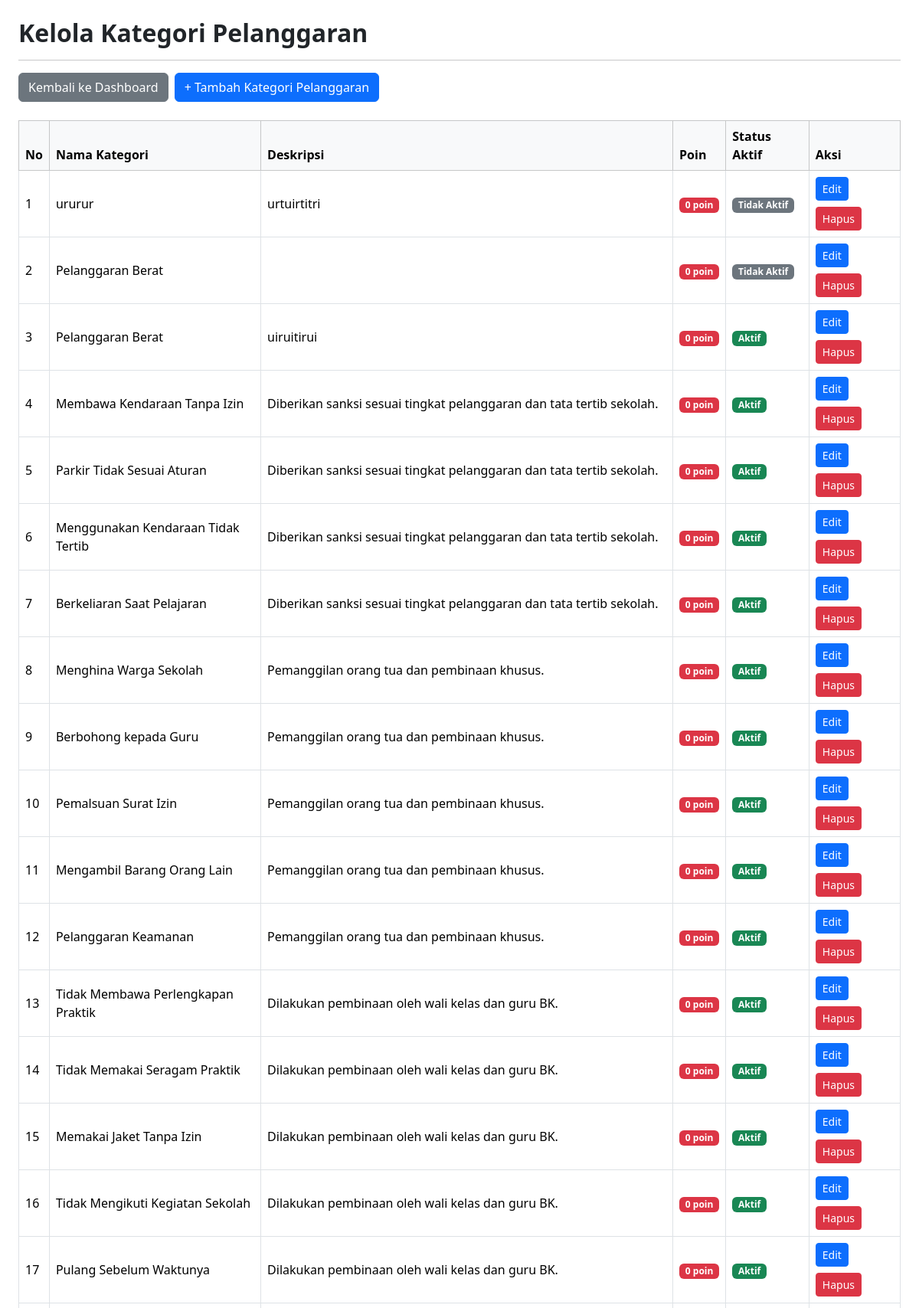
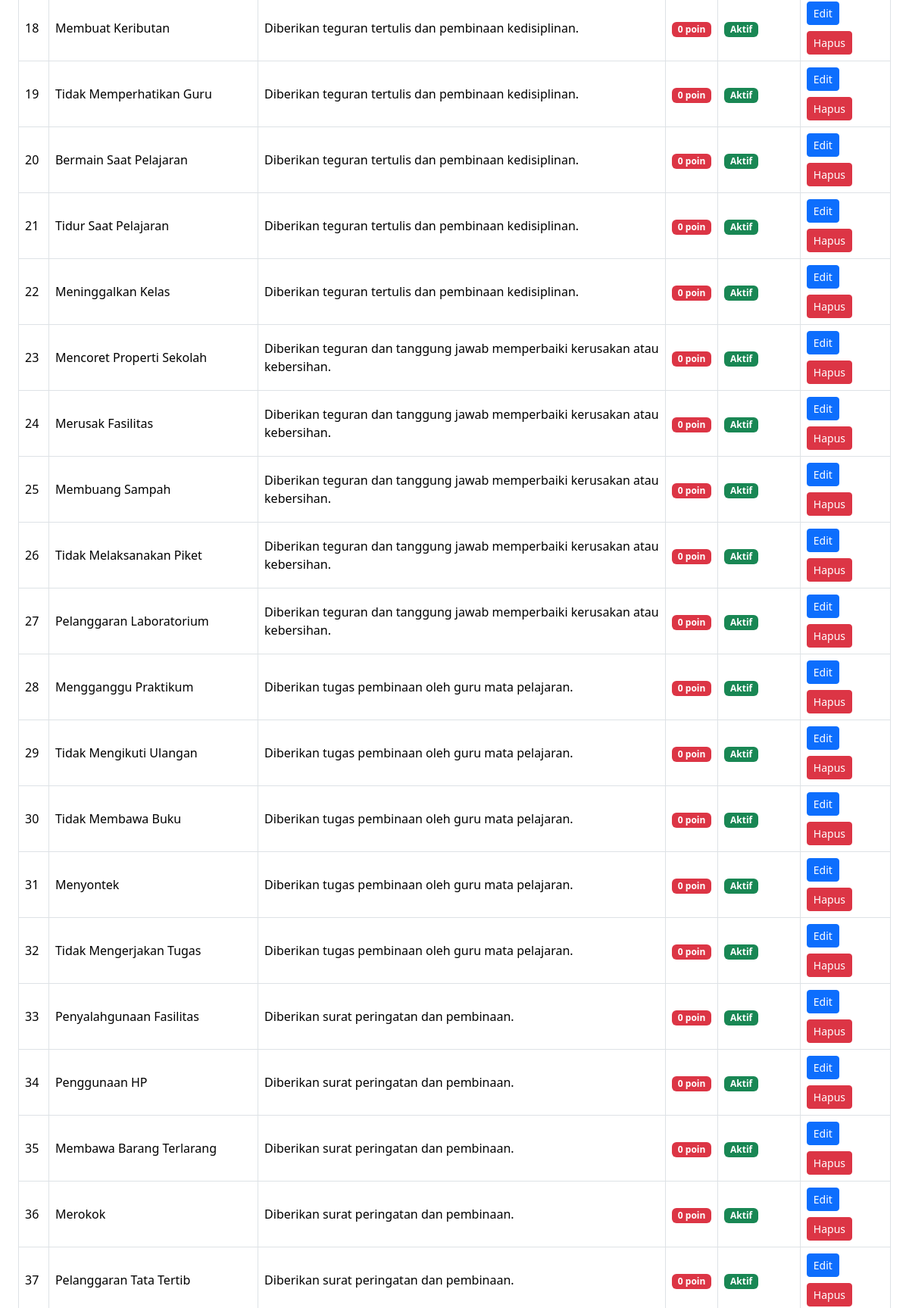
The page /kelola_kategori_pelanggaran.php (signed in, upper part) on the database its author committed (2 pictures, top to bottom).
### tables this page shows
CREATE TABLE `t_pelanggaran_kategori` (
  `id` int(11) NOT NULL,
  `nama` varchar(100) NOT NULL,
  `deskripsi` text NOT NULL,
  `status_aktif` tinyint(1) NOT NULL,
  `created_at` timestamp NOT NULL DEFAULT current_timestamp(),
  `updated_at` timestamp NOT NULL DEFAULT current_timestamp()
);

### kelola_kategori_pelanggaran.php (the view, shortened to what this page needs)
<?php
include 'config/koneksi.php';
$embed = isset($_GET['embed']) && $_GET['embed'] === '1';
$sql = "SELECT * FROM t_pelanggaran_kategori ORDER BY id DESC";
$query = mysqli_query($koneksi, $sql);
function e($value) {
    return htmlspecialchars((string) $value, ENT_QUOTES, 'UTF-8');
}
?>
<?php if (!$embed): ?>
<!DOCTYPE html>
<html lang="id">
<head>
    <link href="https://cdn.jsdelivr.net/npm/bootstrap@5.3.3/dist/css/bootstrap.min.css" rel="stylesheet">
    <link href="https://cdn.datatables.net/2.3.4/css/dataTables.bootstrap5.min.css" rel="stylesheet">
</head>
<body>
<?php else: ?>
<link href="https://cdn.datatables.net/2.3.4/css/dataTables.bootstrap5.min.css" rel="stylesheet">
<?php endif; ?>
<div class="container-fluid p-3 p-md-4 bg-white">
    <h2 class="fw-bold mb-3">Kelola Kategori Pelanggaran</h2>
    <hr>
    <div class="d-flex flex-wrap gap-2 mb-4">
        <a href="dashboard.php?embed=1"
           class="btn btn-secondary"
           onclick="return kembaliDashboard(event)">
            Kembali ke Dashboard
        </a>
        <a href="tambah_kategori_pelanggaran.php<?= $embed ? '?embed=1' : '' ?>"
           class="btn btn-primary">
            + Tambah Kategori Pelanggaran
        </a>
    </div>
    <div class="table-responsive">
        <table id="tabelKategoriPelanggaran"
               class="table table-bordered table-hover align-middle w-100">
            <thead class="table-light">
                <tr>
                    <th>No</th>
                    <th>Nama Kategori</th>
                    <th>Deskripsi</th>
                    <th>Poin</th>
                    <th>Status Aktif</th>
                    <th>Aksi</th>
                </tr>
            </thead>
            <tbody>
                <?php
                $no = 1;
                if (mysqli_num_rows($query) > 0):
                    while ($data = mysqli_fetch_assoc($query)):
                ?>
                    <tr>
                        <td><?= $no++ ?></td>
                        <td><?= e($data['nama'] ?? '') ?></td>
                        <td><?= e($data['deskripsi'] ?? '') ?></td>
                        <td><span class="badge text-bg-danger"><?= (int)($data['poin'] ?? 0) ?> poin</span></td>
                        <td>
                            <?php if ((int) ($data['status_aktif'] ?? 0) === 1): ?>
                                <span class="badge text-bg-success">Aktif</span>
                            <?php else: ?>
                                <span class="badge text-bg-secondary">Tidak Aktif</span>
                            <?php endif; ?>
                        </td>
                        <td>
                            <div class="d-flex flex-wrap gap-2">
                                <a class="btn btn-sm btn-primary"
                                   href="edit_kategori_pelanggaran.php?id=<?= (int) $data['id'] ?><?= $embed ? '&embed=1' : '' ?>">
                                    Edit
                                </a>
                                <form method="post" action="hapus_kategori_pelanggaran.php" onsubmit="return confirm('Yakin ingin menghapus kategori ini?')">
                                    <button class="btn btn-sm btn-danger" type="submit">Hapus</button>
                                </form>
                            </div>
                        </td>
                    </tr>
                <?php
                    endwhile;
                endif; ?>
            </tbody>
        </table>
    </div>
</div>
<?php if (!$embed): ?>
</body>
</html>
<?php endif; ?>

### rows shown on the page
t_pelanggaran_kategori: nama "ururur", deskripsi "urtuirtitri", poin "0", status_aktif "Tidak Aktif"
t_pelanggaran_kategori: nama "Pelanggaran Berat", poin "0", status_aktif "Tidak Aktif"
t_pelanggaran_kategori: nama "Pelanggaran Berat", deskripsi "uiruitirui", poin "0", status_aktif "Aktif"
t_pelanggaran_kategori: nama "Membawa Kendaraan Tanpa Izin", deskripsi "Diberikan sanksi sesuai tingkat pelanggaran dan tata tertib sekolah.", poin "0", status_aktif "Aktif"
t_pelanggaran_kategori: nama "Parkir Tidak Sesuai Aturan", deskripsi "Diberikan sanksi sesuai tingkat pelanggaran dan tata tertib sekolah.", poin "0", status_aktif "Aktif"
t_pelanggaran_kategori: nama "Menggunakan Kendaraan Tidak Tertib", deskripsi "Diberikan sanksi sesuai tingkat pelanggaran dan tata tertib sekolah.", poin "0", status_aktif "Aktif"
t_pelanggaran_kategori: nama "Berkeliaran Saat Pelajaran", deskripsi "Diberikan sanksi sesuai tingkat pelanggaran dan tata tertib sekolah.", poin "0", status_aktif "Aktif"
t_pelanggaran_kategori: nama "Menghina Warga Sekolah", deskripsi "Pemanggilan orang tua dan pembinaan khusus.", poin "0", status_aktif "Aktif"
t_pelanggaran_kategori: nama "Berbohong kepada Guru", deskripsi "Pemanggilan orang tua dan pembinaan khusus.", poin "0", status_aktif "Aktif"
t_pelanggaran_kategori: nama "Pemalsuan Surat Izin", deskripsi "Pemanggilan orang tua dan pembinaan khusus.", poin "0", status_aktif "Aktif"
t_pelanggaran_kategori: nama "Mengambil Barang Orang Lain", deskripsi "Pemanggilan orang tua dan pembinaan khusus.", poin "0", status_aktif "Aktif"
t_pelanggaran_kategori: nama "Pelanggaran Keamanan", deskripsi "Pemanggilan orang tua dan pembinaan khusus.", poin "0", status_aktif "Aktif"
t_pelanggaran_kategori: nama "Tidak Membawa Perlengkapan Praktik", deskripsi "Dilakukan pembinaan oleh wali kelas dan guru BK.", poin "0", status_aktif "Aktif"
t_pelanggaran_kategori: nama "Tidak Memakai Seragam Praktik", deskripsi "Dilakukan pembinaan oleh wali kelas dan guru BK.", poin "0", status_aktif "Aktif"
t_pelanggaran_kategori: nama "Memakai Jaket Tanpa Izin", deskripsi "Dilakukan pembinaan oleh wali kelas dan guru BK.", poin "0", status_aktif "Aktif"
t_pelanggaran_kategori: nama "Tidak Mengikuti Kegiatan Sekolah", deskripsi "Dilakukan pembinaan oleh wali kelas dan guru BK.", poin "0", status_aktif "Aktif"
t_pelanggaran_kategori: nama "Pulang Sebelum Waktunya", deskripsi "Dilakukan pembinaan oleh wali kelas dan guru BK.", poin "0", status_aktif "Aktif"
t_pelanggaran_kategori: nama "Membuat Keributan", deskripsi "Diberikan teguran tertulis dan pembinaan kedisiplinan.", poin "0", status_aktif "Aktif"
t_pelanggaran_kategori: nama "Tidak Memperhatikan Guru", deskripsi "Diberikan teguran tertulis dan pembinaan kedisiplinan.", poin "0", status_aktif "Aktif"
t_pelanggaran_kategori: nama "Bermain Saat Pelajaran", deskripsi "Diberikan teguran tertulis dan pembinaan kedisiplinan.", poin "0", status_aktif "Aktif"
t_pelanggaran_kategori: nama "Tidur Saat Pelajaran", deskripsi "Diberikan teguran tertulis dan pembinaan kedisiplinan.", poin "0", status_aktif "Aktif"
t_pelanggaran_kategori: nama "Meninggalkan Kelas", deskripsi "Diberikan teguran tertulis dan pembinaan kedisiplinan.", poin "0", status_aktif "Aktif"
t_pelanggaran_kategori: nama "Mencoret Properti Sekolah", deskripsi "Diberikan teguran dan tanggung jawab memperbaiki kerusakan atau kebersihan.", poin "0", status_aktif "Aktif"
t_pelanggaran_kategori: nama "Merusak Fasilitas", deskripsi "Diberikan teguran dan tanggung jawab memperbaiki kerusakan atau kebersihan.", poin "0", status_aktif "Aktif"
t_pelanggaran_kategori: nama "Membuang Sampah", deskripsi "Diberikan teguran dan tanggung jawab memperbaiki kerusakan atau kebersihan.", poin "0", status_aktif "Aktif"
t_pelanggaran_kategori: nama "Tidak Melaksanakan Piket", deskripsi "Diberikan teguran dan tanggung jawab memperbaiki kerusakan atau kebersihan.", poin "0", status_aktif "Aktif"
t_pelanggaran_kategori: nama "Pelanggaran Laboratorium", deskripsi "Diberikan teguran dan tanggung jawab memperbaiki kerusakan atau kebersihan.", poin "0", status_aktif "Aktif"
t_pelanggaran_kategori: nama "Mengganggu Praktikum", deskripsi "Diberikan tugas pembinaan oleh guru mata pelajaran.", poin "0", status_aktif "Aktif"
t_pelanggaran_kategori: nama "Tidak Mengikuti Ulangan", deskripsi "Diberikan tugas pembinaan oleh guru mata pelajaran.", poin "0", status_aktif "Aktif"
t_pelanggaran_kategori: nama "Tidak Membawa Buku", deskripsi "Diberikan tugas pembinaan oleh guru mata pelajaran.", poin "0", status_aktif "Aktif"
t_pelanggaran_kategori: nama "Menyontek", deskripsi "Diberikan tugas pembinaan oleh guru mata pelajaran.", poin "0", status_aktif "Aktif"
t_pelanggaran_kategori: nama "Tidak Mengerjakan Tugas", deskripsi "Diberikan tugas pembinaan oleh guru mata pelajaran.", poin "0", status_aktif "Aktif"
t_pelanggaran_kategori: nama "Penyalahgunaan Fasilitas", deskripsi "Diberikan surat peringatan dan pembinaan.", poin "0", status_aktif "Aktif"
t_pelanggaran_kategori: nama "Penggunaan HP", deskripsi "Diberikan surat peringatan dan pembinaan.", poin "0", status_aktif "Aktif"
t_pelanggaran_kategori: nama "Membawa Barang Terlarang", deskripsi "Diberikan surat peringatan dan pembinaan.", poin "0", status_aktif "Aktif"
t_pelanggaran_kategori: nama "Merokok", deskripsi "Diberikan surat peringatan dan pembinaan.", poin "0", status_aktif "Aktif"
t_pelanggaran_kategori: nama "Pelanggaran Tata Tertib", deskripsi "Diberikan surat peringatan dan pembinaan.", poin "0", status_aktif "Aktif"
